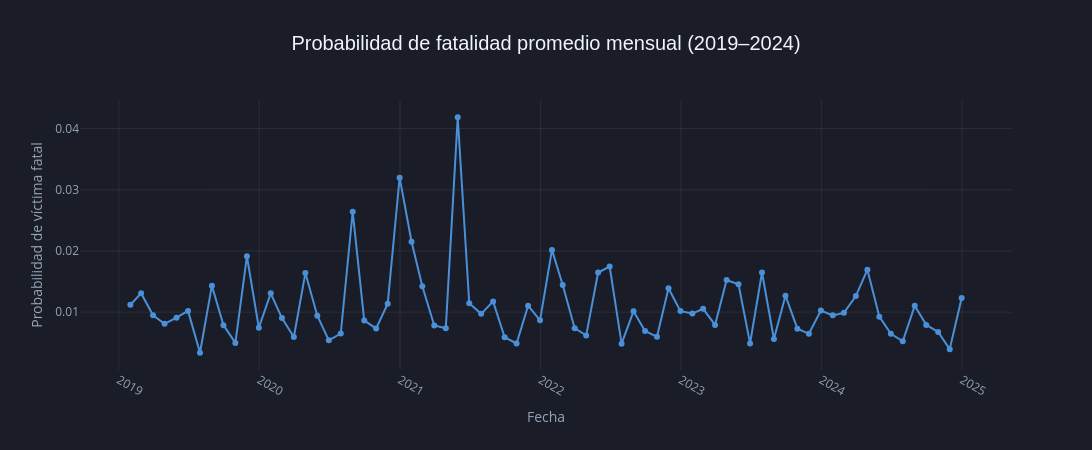

Here is the notebook cell this chart was saved with:
### Code cell
# ── Gráfico 4: Evolución de la probabilidad de fatalidad mensual ──────────────

# 1. Agrupamos los datos por mes de forma idéntica a tu lógica original
df_mensual = (
    df_final
    .set_index('fecha')['probabilidad_fatalidad']
    .resample('ME')
    .mean()
    .reset_index()
)

# 2. Creamos el gráfico de línea interactivo con Plotly Express
fig_linea = px.line(
    df_mensual,
    x='fecha',
    y='probabilidad_fatalidad',
    title='Probabilidad de fatalidad promedio mensual (2019–2024)',
    labels={'fecha': 'Fecha', 'probabilidad_fatalidad': 'Probabilidad promedio'},
    markers=True 
)

# 3. Forzamos el color azul vibrante para que resalte en el fondo oscuro
fig_linea.update_traces(
    line_color='#4A90D9', 
    marker=dict(size=6, color='#4A90D9')
)

# 4. DISEÑO UNIFICADO OSCURO
fig_linea.update_layout(
    template=None,
    paper_bgcolor='#1A1D27', 
    plot_bgcolor='#1A1D27',
    
    title_font_size=20,
    title_font_family='Arial',
    font_color='#F1F5F9',
    
    height=450,
    width=1100
)

# 5. Ajustes de legibilidad para los ejes (rotación de fechas y grillas tenues)
fig_linea.update_xaxes(
    showgrid=True, 
    gridcolor='rgba(255,255,255,0.07)', 
    color='#94A3B8',
    tickfont=dict(color='#94A3B8'),
    tickangle=30 
)
fig_linea.update_yaxes(
    title_text='Probabilidad de víctima fatal',
    showgrid=True, 
    gridcolor='rgba(255,255,255,0.07)', 
    color='#94A3B8',
    tickfont=dict(color='#94A3B8')
)

# Mostramos la línea de tiempo interactiva
fig_linea.show()
